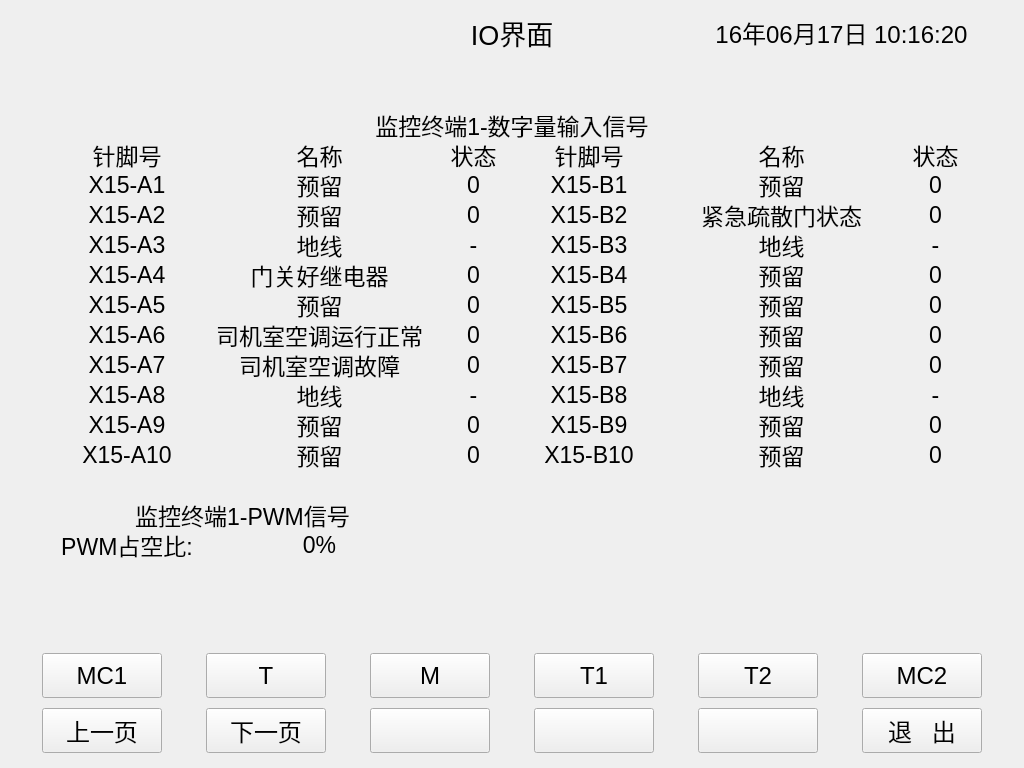
<?xml version="1.0" encoding="UTF-8"?>
<ui version="4.0">
 <class>IOScreen</class>
 <widget class="QDialog" name="IOScreen">
  <property name="geometry">
   <rect>
    <x>0</x>
    <y>0</y>
    <width>1024</width>
    <height>768</height>
   </rect>
  </property>
  <property name="windowTitle">
   <string>Dialog</string>
  </property>
  <widget class="QLabel" name="title_3">
   <property name="geometry">
    <rect>
     <x>669</x>
     <y>10</y>
     <width>345</width>
     <height>45</height>
    </rect>
   </property>
   <property name="sizePolicy">
    <sizepolicy hsizetype="Expanding" vsizetype="Expanding">
     <horstretch>0</horstretch>
     <verstretch>0</verstretch>
    </sizepolicy>
   </property>
   <property name="font">
    <font>
     <pointsize>18</pointsize>
    </font>
   </property>
   <property name="text">
    <string>16年06月17日 10:16:20</string>
   </property>
   <property name="alignment">
    <set>Qt::AlignCenter</set>
   </property>
  </widget>
  <widget class="QLabel" name="title_2">
   <property name="geometry">
    <rect>
     <x>355</x>
     <y>10</y>
     <width>314</width>
     <height>45</height>
    </rect>
   </property>
   <property name="sizePolicy">
    <sizepolicy hsizetype="Expanding" vsizetype="Expanding">
     <horstretch>0</horstretch>
     <verstretch>0</verstretch>
    </sizepolicy>
   </property>
   <property name="font">
    <font>
     <pointsize>20</pointsize>
    </font>
   </property>
   <property name="text">
    <string>IO界面</string>
   </property>
   <property name="alignment">
    <set>Qt::AlignCenter</set>
   </property>
  </widget>
  <widget class="QLabel" name="title">
   <property name="geometry">
    <rect>
     <x>10</x>
     <y>10</y>
     <width>345</width>
     <height>45</height>
    </rect>
   </property>
   <property name="sizePolicy">
    <sizepolicy hsizetype="Expanding" vsizetype="Expanding">
     <horstretch>0</horstretch>
     <verstretch>0</verstretch>
    </sizepolicy>
   </property>
   <property name="font">
    <font>
     <pointsize>18</pointsize>
    </font>
   </property>
   <property name="text">
    <string/>
   </property>
  </widget>
  <widget class="QPushButton" name="buttontemp4">
   <property name="geometry">
    <rect>
     <x>698</x>
     <y>708</y>
     <width>120</width>
     <height>45</height>
    </rect>
   </property>
   <property name="font">
    <font>
     <pointsize>18</pointsize>
    </font>
   </property>
   <property name="focusPolicy">
    <enum>Qt::NoFocus</enum>
   </property>
   <property name="text">
    <string/>
   </property>
  </widget>
  <widget class="QPushButton" name="buttontemp3">
   <property name="geometry">
    <rect>
     <x>534</x>
     <y>708</y>
     <width>120</width>
     <height>45</height>
    </rect>
   </property>
   <property name="font">
    <font>
     <pointsize>18</pointsize>
    </font>
   </property>
   <property name="focusPolicy">
    <enum>Qt::NoFocus</enum>
   </property>
   <property name="text">
    <string/>
   </property>
  </widget>
  <widget class="QPushButton" name="buttonprevious">
   <property name="geometry">
    <rect>
     <x>42</x>
     <y>708</y>
     <width>120</width>
     <height>45</height>
    </rect>
   </property>
   <property name="font">
    <font>
     <pointsize>18</pointsize>
    </font>
   </property>
   <property name="focusPolicy">
    <enum>Qt::NoFocus</enum>
   </property>
   <property name="text">
    <string>上一页</string>
   </property>
  </widget>
  <widget class="QPushButton" name="buttontemp2">
   <property name="geometry">
    <rect>
     <x>370</x>
     <y>708</y>
     <width>120</width>
     <height>45</height>
    </rect>
   </property>
   <property name="font">
    <font>
     <pointsize>18</pointsize>
    </font>
   </property>
   <property name="focusPolicy">
    <enum>Qt::NoFocus</enum>
   </property>
   <property name="text">
    <string/>
   </property>
  </widget>
  <widget class="QPushButton" name="buttonnext">
   <property name="geometry">
    <rect>
     <x>206</x>
     <y>708</y>
     <width>120</width>
     <height>45</height>
    </rect>
   </property>
   <property name="font">
    <font>
     <pointsize>18</pointsize>
    </font>
   </property>
   <property name="focusPolicy">
    <enum>Qt::NoFocus</enum>
   </property>
   <property name="text">
    <string>下一页</string>
   </property>
  </widget>
  <widget class="QLabel" name="labelbuttonarea">
   <property name="geometry">
    <rect>
     <x>10</x>
     <y>703</y>
     <width>1004</width>
     <height>55</height>
    </rect>
   </property>
   <property name="text">
    <string/>
   </property>
  </widget>
  <widget class="QPushButton" name="buttonquit">
   <property name="geometry">
    <rect>
     <x>862</x>
     <y>708</y>
     <width>120</width>
     <height>45</height>
    </rect>
   </property>
   <property name="font">
    <font>
     <pointsize>18</pointsize>
    </font>
   </property>
   <property name="focusPolicy">
    <enum>Qt::NoFocus</enum>
   </property>
   <property name="text">
    <string>退   出</string>
   </property>
  </widget>
  <widget class="QPushButton" name="buttonMC2">
   <property name="geometry">
    <rect>
     <x>862</x>
     <y>653</y>
     <width>120</width>
     <height>45</height>
    </rect>
   </property>
   <property name="font">
    <font>
     <pointsize>18</pointsize>
    </font>
   </property>
   <property name="focusPolicy">
    <enum>Qt::NoFocus</enum>
   </property>
   <property name="text">
    <string>MC2</string>
   </property>
  </widget>
  <widget class="QPushButton" name="buttonT">
   <property name="geometry">
    <rect>
     <x>206</x>
     <y>653</y>
     <width>120</width>
     <height>45</height>
    </rect>
   </property>
   <property name="font">
    <font>
     <pointsize>18</pointsize>
    </font>
   </property>
   <property name="focusPolicy">
    <enum>Qt::NoFocus</enum>
   </property>
   <property name="text">
    <string>T</string>
   </property>
  </widget>
  <widget class="QPushButton" name="buttonM">
   <property name="geometry">
    <rect>
     <x>370</x>
     <y>653</y>
     <width>120</width>
     <height>45</height>
    </rect>
   </property>
   <property name="font">
    <font>
     <pointsize>18</pointsize>
    </font>
   </property>
   <property name="focusPolicy">
    <enum>Qt::NoFocus</enum>
   </property>
   <property name="text">
    <string>M</string>
   </property>
  </widget>
  <widget class="QPushButton" name="buttonT1">
   <property name="geometry">
    <rect>
     <x>534</x>
     <y>653</y>
     <width>120</width>
     <height>45</height>
    </rect>
   </property>
   <property name="font">
    <font>
     <pointsize>18</pointsize>
    </font>
   </property>
   <property name="focusPolicy">
    <enum>Qt::NoFocus</enum>
   </property>
   <property name="text">
    <string>T1</string>
   </property>
  </widget>
  <widget class="QPushButton" name="buttonT2">
   <property name="geometry">
    <rect>
     <x>698</x>
     <y>653</y>
     <width>120</width>
     <height>45</height>
    </rect>
   </property>
   <property name="font">
    <font>
     <pointsize>18</pointsize>
    </font>
   </property>
   <property name="focusPolicy">
    <enum>Qt::NoFocus</enum>
   </property>
   <property name="text">
    <string>T2</string>
   </property>
  </widget>
  <widget class="QPushButton" name="buttonMC1">
   <property name="geometry">
    <rect>
     <x>42</x>
     <y>653</y>
     <width>120</width>
     <height>45</height>
    </rect>
   </property>
   <property name="font">
    <font>
     <pointsize>18</pointsize>
    </font>
   </property>
   <property name="focusPolicy">
    <enum>Qt::NoFocus</enum>
   </property>
   <property name="text">
    <string>MC1</string>
   </property>
  </widget>
  <widget class="QLabel" name="label_9_5">
   <property name="geometry">
    <rect>
     <x>666</x>
     <y>410</y>
     <width>231</width>
     <height>30</height>
    </rect>
   </property>
   <property name="font">
    <font>
     <pointsize>17</pointsize>
    </font>
   </property>
   <property name="text">
    <string>预留</string>
   </property>
   <property name="alignment">
    <set>Qt::AlignCenter</set>
   </property>
  </widget>
  <widget class="MyLabel" name="label_7_6">
   <property name="geometry">
    <rect>
     <x>897</x>
     <y>350</y>
     <width>77</width>
     <height>30</height>
    </rect>
   </property>
   <property name="font">
    <font>
     <pointsize>17</pointsize>
    </font>
   </property>
   <property name="text">
    <string>0</string>
   </property>
   <property name="alignment">
    <set>Qt::AlignCenter</set>
   </property>
  </widget>
  <widget class="QLabel" name="label_0_6">
   <property name="geometry">
    <rect>
     <x>897</x>
     <y>140</y>
     <width>77</width>
     <height>30</height>
    </rect>
   </property>
   <property name="font">
    <font>
     <pointsize>17</pointsize>
    </font>
   </property>
   <property name="text">
    <string>状态</string>
   </property>
   <property name="alignment">
    <set>Qt::AlignCenter</set>
   </property>
  </widget>
  <widget class="QLabel" name="label_0_2">
   <property name="geometry">
    <rect>
     <x>204</x>
     <y>140</y>
     <width>231</width>
     <height>30</height>
    </rect>
   </property>
   <property name="font">
    <font>
     <pointsize>17</pointsize>
    </font>
   </property>
   <property name="text">
    <string>名称</string>
   </property>
   <property name="alignment">
    <set>Qt::AlignCenter</set>
   </property>
  </widget>
  <widget class="MyLabel" name="label_1_3">
   <property name="geometry">
    <rect>
     <x>435</x>
     <y>170</y>
     <width>77</width>
     <height>30</height>
    </rect>
   </property>
   <property name="font">
    <font>
     <pointsize>17</pointsize>
    </font>
   </property>
   <property name="text">
    <string>0</string>
   </property>
   <property name="alignment">
    <set>Qt::AlignCenter</set>
   </property>
  </widget>
  <widget class="MyLabel" name="label_4_6">
   <property name="geometry">
    <rect>
     <x>897</x>
     <y>260</y>
     <width>77</width>
     <height>30</height>
    </rect>
   </property>
   <property name="font">
    <font>
     <pointsize>17</pointsize>
    </font>
   </property>
   <property name="text">
    <string>0</string>
   </property>
   <property name="alignment">
    <set>Qt::AlignCenter</set>
   </property>
  </widget>
  <widget class="QLabel" name="label_6_2">
   <property name="geometry">
    <rect>
     <x>204</x>
     <y>320</y>
     <width>231</width>
     <height>30</height>
    </rect>
   </property>
   <property name="font">
    <font>
     <pointsize>17</pointsize>
    </font>
   </property>
   <property name="text">
    <string>司机室空调运行正常</string>
   </property>
   <property name="alignment">
    <set>Qt::AlignCenter</set>
   </property>
  </widget>
  <widget class="MyLabel" name="label_9_6">
   <property name="geometry">
    <rect>
     <x>897</x>
     <y>410</y>
     <width>77</width>
     <height>30</height>
    </rect>
   </property>
   <property name="font">
    <font>
     <pointsize>17</pointsize>
    </font>
   </property>
   <property name="text">
    <string>0</string>
   </property>
   <property name="alignment">
    <set>Qt::AlignCenter</set>
   </property>
  </widget>
  <widget class="MyLabel" name="label_2_6">
   <property name="geometry">
    <rect>
     <x>897</x>
     <y>200</y>
     <width>77</width>
     <height>30</height>
    </rect>
   </property>
   <property name="font">
    <font>
     <pointsize>17</pointsize>
    </font>
   </property>
   <property name="text">
    <string>0</string>
   </property>
   <property name="alignment">
    <set>Qt::AlignCenter</set>
   </property>
  </widget>
  <widget class="QLabel" name="label_10_4">
   <property name="geometry">
    <rect>
     <x>512</x>
     <y>440</y>
     <width>154</width>
     <height>30</height>
    </rect>
   </property>
   <property name="font">
    <font>
     <pointsize>17</pointsize>
    </font>
   </property>
   <property name="text">
    <string>X15-B10</string>
   </property>
   <property name="alignment">
    <set>Qt::AlignCenter</set>
   </property>
  </widget>
  <widget class="MyLabel" name="label_8_6">
   <property name="geometry">
    <rect>
     <x>897</x>
     <y>380</y>
     <width>77</width>
     <height>30</height>
    </rect>
   </property>
   <property name="font">
    <font>
     <pointsize>17</pointsize>
    </font>
   </property>
   <property name="text">
    <string>-</string>
   </property>
   <property name="alignment">
    <set>Qt::AlignCenter</set>
   </property>
  </widget>
  <widget class="QLabel" name="label_0_5">
   <property name="geometry">
    <rect>
     <x>666</x>
     <y>140</y>
     <width>231</width>
     <height>30</height>
    </rect>
   </property>
   <property name="font">
    <font>
     <pointsize>17</pointsize>
    </font>
   </property>
   <property name="text">
    <string>名称</string>
   </property>
   <property name="alignment">
    <set>Qt::AlignCenter</set>
   </property>
  </widget>
  <widget class="MyLabel" name="label_10_6">
   <property name="geometry">
    <rect>
     <x>897</x>
     <y>440</y>
     <width>77</width>
     <height>30</height>
    </rect>
   </property>
   <property name="font">
    <font>
     <pointsize>17</pointsize>
    </font>
   </property>
   <property name="text">
    <string>0</string>
   </property>
   <property name="alignment">
    <set>Qt::AlignCenter</set>
   </property>
  </widget>
  <widget class="QLabel" name="label_9_2">
   <property name="geometry">
    <rect>
     <x>204</x>
     <y>410</y>
     <width>231</width>
     <height>30</height>
    </rect>
   </property>
   <property name="font">
    <font>
     <pointsize>17</pointsize>
    </font>
   </property>
   <property name="text">
    <string>预留</string>
   </property>
   <property name="alignment">
    <set>Qt::AlignCenter</set>
   </property>
  </widget>
  <widget class="QLabel" name="label_6_4">
   <property name="geometry">
    <rect>
     <x>512</x>
     <y>320</y>
     <width>154</width>
     <height>30</height>
    </rect>
   </property>
   <property name="font">
    <font>
     <pointsize>17</pointsize>
    </font>
   </property>
   <property name="text">
    <string>X15-B6</string>
   </property>
   <property name="alignment">
    <set>Qt::AlignCenter</set>
   </property>
  </widget>
  <widget class="MyLabel" name="label_3_6">
   <property name="geometry">
    <rect>
     <x>897</x>
     <y>230</y>
     <width>77</width>
     <height>30</height>
    </rect>
   </property>
   <property name="font">
    <font>
     <pointsize>17</pointsize>
    </font>
   </property>
   <property name="text">
    <string>-</string>
   </property>
   <property name="alignment">
    <set>Qt::AlignCenter</set>
   </property>
  </widget>
  <widget class="QLabel" name="label_6_5">
   <property name="geometry">
    <rect>
     <x>666</x>
     <y>320</y>
     <width>231</width>
     <height>30</height>
    </rect>
   </property>
   <property name="font">
    <font>
     <pointsize>17</pointsize>
    </font>
   </property>
   <property name="text">
    <string>预留</string>
   </property>
   <property name="alignment">
    <set>Qt::AlignCenter</set>
   </property>
  </widget>
  <widget class="QLabel" name="label_0_3">
   <property name="geometry">
    <rect>
     <x>435</x>
     <y>140</y>
     <width>77</width>
     <height>30</height>
    </rect>
   </property>
   <property name="font">
    <font>
     <pointsize>17</pointsize>
    </font>
   </property>
   <property name="text">
    <string>状态</string>
   </property>
   <property name="alignment">
    <set>Qt::AlignCenter</set>
   </property>
  </widget>
  <widget class="QLabel" name="label_2_2">
   <property name="geometry">
    <rect>
     <x>204</x>
     <y>200</y>
     <width>231</width>
     <height>30</height>
    </rect>
   </property>
   <property name="font">
    <font>
     <pointsize>17</pointsize>
    </font>
   </property>
   <property name="text">
    <string>预留</string>
   </property>
   <property name="alignment">
    <set>Qt::AlignCenter</set>
   </property>
  </widget>
  <widget class="QLabel" name="label_8_4">
   <property name="geometry">
    <rect>
     <x>512</x>
     <y>380</y>
     <width>154</width>
     <height>30</height>
    </rect>
   </property>
   <property name="font">
    <font>
     <pointsize>17</pointsize>
    </font>
   </property>
   <property name="text">
    <string>X15-B8</string>
   </property>
   <property name="alignment">
    <set>Qt::AlignCenter</set>
   </property>
  </widget>
  <widget class="MyLabel" name="label_6_6">
   <property name="geometry">
    <rect>
     <x>897</x>
     <y>320</y>
     <width>77</width>
     <height>30</height>
    </rect>
   </property>
   <property name="font">
    <font>
     <pointsize>17</pointsize>
    </font>
   </property>
   <property name="text">
    <string>0</string>
   </property>
   <property name="alignment">
    <set>Qt::AlignCenter</set>
   </property>
  </widget>
  <widget class="MyLabel" name="label_1_6">
   <property name="geometry">
    <rect>
     <x>897</x>
     <y>170</y>
     <width>77</width>
     <height>30</height>
    </rect>
   </property>
   <property name="font">
    <font>
     <pointsize>17</pointsize>
    </font>
   </property>
   <property name="text">
    <string>0</string>
   </property>
   <property name="alignment">
    <set>Qt::AlignCenter</set>
   </property>
  </widget>
  <widget class="QLabel" name="label_5_2">
   <property name="geometry">
    <rect>
     <x>204</x>
     <y>290</y>
     <width>231</width>
     <height>30</height>
    </rect>
   </property>
   <property name="font">
    <font>
     <pointsize>17</pointsize>
    </font>
   </property>
   <property name="text">
    <string>预留</string>
   </property>
   <property name="alignment">
    <set>Qt::AlignCenter</set>
   </property>
  </widget>
  <widget class="QLabel" name="label_2_1">
   <property name="geometry">
    <rect>
     <x>50</x>
     <y>200</y>
     <width>154</width>
     <height>30</height>
    </rect>
   </property>
   <property name="font">
    <font>
     <pointsize>17</pointsize>
    </font>
   </property>
   <property name="text">
    <string>X15-A2</string>
   </property>
   <property name="alignment">
    <set>Qt::AlignCenter</set>
   </property>
  </widget>
  <widget class="QLabel" name="label_7_2">
   <property name="geometry">
    <rect>
     <x>204</x>
     <y>350</y>
     <width>231</width>
     <height>30</height>
    </rect>
   </property>
   <property name="font">
    <font>
     <pointsize>17</pointsize>
    </font>
   </property>
   <property name="text">
    <string>司机室空调故障</string>
   </property>
   <property name="alignment">
    <set>Qt::AlignCenter</set>
   </property>
  </widget>
  <widget class="QLabel" name="label_8_1">
   <property name="geometry">
    <rect>
     <x>50</x>
     <y>380</y>
     <width>154</width>
     <height>30</height>
    </rect>
   </property>
   <property name="font">
    <font>
     <pointsize>17</pointsize>
    </font>
   </property>
   <property name="text">
    <string>X15-A8</string>
   </property>
   <property name="alignment">
    <set>Qt::AlignCenter</set>
   </property>
  </widget>
  <widget class="QLabel" name="label_9_4">
   <property name="geometry">
    <rect>
     <x>512</x>
     <y>410</y>
     <width>154</width>
     <height>30</height>
    </rect>
   </property>
   <property name="font">
    <font>
     <pointsize>17</pointsize>
    </font>
   </property>
   <property name="text">
    <string>X15-B9</string>
   </property>
   <property name="alignment">
    <set>Qt::AlignCenter</set>
   </property>
  </widget>
  <widget class="MyLabel" name="label_8_3">
   <property name="geometry">
    <rect>
     <x>435</x>
     <y>380</y>
     <width>77</width>
     <height>30</height>
    </rect>
   </property>
   <property name="font">
    <font>
     <pointsize>17</pointsize>
    </font>
   </property>
   <property name="text">
    <string>-</string>
   </property>
   <property name="alignment">
    <set>Qt::AlignCenter</set>
   </property>
  </widget>
  <widget class="MyLabel" name="label_5_6">
   <property name="geometry">
    <rect>
     <x>897</x>
     <y>290</y>
     <width>77</width>
     <height>30</height>
    </rect>
   </property>
   <property name="font">
    <font>
     <pointsize>17</pointsize>
    </font>
   </property>
   <property name="text">
    <string>0</string>
   </property>
   <property name="alignment">
    <set>Qt::AlignCenter</set>
   </property>
  </widget>
  <widget class="MyLabel" name="label_9_3">
   <property name="geometry">
    <rect>
     <x>435</x>
     <y>410</y>
     <width>77</width>
     <height>30</height>
    </rect>
   </property>
   <property name="font">
    <font>
     <pointsize>17</pointsize>
    </font>
   </property>
   <property name="text">
    <string>0</string>
   </property>
   <property name="alignment">
    <set>Qt::AlignCenter</set>
   </property>
  </widget>
  <widget class="QLabel" name="label_4_2">
   <property name="geometry">
    <rect>
     <x>204</x>
     <y>260</y>
     <width>231</width>
     <height>30</height>
    </rect>
   </property>
   <property name="font">
    <font>
     <pointsize>17</pointsize>
    </font>
   </property>
   <property name="text">
    <string>门关好继电器</string>
   </property>
   <property name="alignment">
    <set>Qt::AlignCenter</set>
   </property>
  </widget>
  <widget class="QLabel" name="label_10_5">
   <property name="geometry">
    <rect>
     <x>666</x>
     <y>440</y>
     <width>231</width>
     <height>30</height>
    </rect>
   </property>
   <property name="font">
    <font>
     <pointsize>17</pointsize>
    </font>
   </property>
   <property name="text">
    <string>预留</string>
   </property>
   <property name="alignment">
    <set>Qt::AlignCenter</set>
   </property>
  </widget>
  <widget class="QLabel" name="label_3_1">
   <property name="geometry">
    <rect>
     <x>50</x>
     <y>230</y>
     <width>154</width>
     <height>30</height>
    </rect>
   </property>
   <property name="font">
    <font>
     <pointsize>17</pointsize>
    </font>
   </property>
   <property name="text">
    <string>X15-A3</string>
   </property>
   <property name="alignment">
    <set>Qt::AlignCenter</set>
   </property>
  </widget>
  <widget class="QLabel" name="label_0_1">
   <property name="geometry">
    <rect>
     <x>50</x>
     <y>140</y>
     <width>154</width>
     <height>30</height>
    </rect>
   </property>
   <property name="font">
    <font>
     <pointsize>17</pointsize>
    </font>
   </property>
   <property name="text">
    <string>针脚号</string>
   </property>
   <property name="alignment">
    <set>Qt::AlignCenter</set>
   </property>
  </widget>
  <widget class="QLabel" name="label_2_4">
   <property name="geometry">
    <rect>
     <x>512</x>
     <y>200</y>
     <width>154</width>
     <height>30</height>
    </rect>
   </property>
   <property name="font">
    <font>
     <pointsize>17</pointsize>
    </font>
   </property>
   <property name="text">
    <string>X15-B2</string>
   </property>
   <property name="alignment">
    <set>Qt::AlignCenter</set>
   </property>
  </widget>
  <widget class="QLabel" name="label_4_1">
   <property name="geometry">
    <rect>
     <x>50</x>
     <y>260</y>
     <width>154</width>
     <height>30</height>
    </rect>
   </property>
   <property name="font">
    <font>
     <pointsize>17</pointsize>
    </font>
   </property>
   <property name="text">
    <string>X15-A4</string>
   </property>
   <property name="alignment">
    <set>Qt::AlignCenter</set>
   </property>
  </widget>
  <widget class="QLabel" name="label_5_4">
   <property name="geometry">
    <rect>
     <x>512</x>
     <y>290</y>
     <width>154</width>
     <height>30</height>
    </rect>
   </property>
   <property name="font">
    <font>
     <pointsize>17</pointsize>
    </font>
   </property>
   <property name="text">
    <string>X15-B5</string>
   </property>
   <property name="alignment">
    <set>Qt::AlignCenter</set>
   </property>
  </widget>
  <widget class="QLabel" name="label_1_4">
   <property name="geometry">
    <rect>
     <x>512</x>
     <y>170</y>
     <width>154</width>
     <height>30</height>
    </rect>
   </property>
   <property name="font">
    <font>
     <pointsize>17</pointsize>
    </font>
   </property>
   <property name="text">
    <string>X15-B1</string>
   </property>
   <property name="alignment">
    <set>Qt::AlignCenter</set>
   </property>
  </widget>
  <widget class="QLabel" name="label_0_4">
   <property name="geometry">
    <rect>
     <x>512</x>
     <y>140</y>
     <width>154</width>
     <height>30</height>
    </rect>
   </property>
   <property name="font">
    <font>
     <pointsize>17</pointsize>
    </font>
   </property>
   <property name="text">
    <string>针脚号</string>
   </property>
   <property name="alignment">
    <set>Qt::AlignCenter</set>
   </property>
  </widget>
  <widget class="QLabel" name="label_1_2">
   <property name="geometry">
    <rect>
     <x>204</x>
     <y>170</y>
     <width>231</width>
     <height>30</height>
    </rect>
   </property>
   <property name="font">
    <font>
     <pointsize>17</pointsize>
    </font>
   </property>
   <property name="text">
    <string>预留</string>
   </property>
   <property name="alignment">
    <set>Qt::AlignCenter</set>
   </property>
  </widget>
  <widget class="MyLabel" name="label_6_3">
   <property name="geometry">
    <rect>
     <x>435</x>
     <y>320</y>
     <width>77</width>
     <height>30</height>
    </rect>
   </property>
   <property name="font">
    <font>
     <pointsize>17</pointsize>
    </font>
   </property>
   <property name="text">
    <string>0</string>
   </property>
   <property name="alignment">
    <set>Qt::AlignCenter</set>
   </property>
  </widget>
  <widget class="QLabel" name="label_PWM_1">
   <property name="geometry">
    <rect>
     <x>50</x>
     <y>530</y>
     <width>154</width>
     <height>30</height>
    </rect>
   </property>
   <property name="font">
    <font>
     <pointsize>17</pointsize>
    </font>
   </property>
   <property name="text">
    <string>PWM占空比:</string>
   </property>
   <property name="alignment">
    <set>Qt::AlignCenter</set>
   </property>
  </widget>
  <widget class="QLabel" name="label_4_5">
   <property name="geometry">
    <rect>
     <x>666</x>
     <y>260</y>
     <width>231</width>
     <height>30</height>
    </rect>
   </property>
   <property name="font">
    <font>
     <pointsize>17</pointsize>
    </font>
   </property>
   <property name="text">
    <string>预留</string>
   </property>
   <property name="alignment">
    <set>Qt::AlignCenter</set>
   </property>
  </widget>
  <widget class="QLabel" name="label_7_5">
   <property name="geometry">
    <rect>
     <x>666</x>
     <y>350</y>
     <width>231</width>
     <height>30</height>
    </rect>
   </property>
   <property name="font">
    <font>
     <pointsize>17</pointsize>
    </font>
   </property>
   <property name="text">
    <string>预留</string>
   </property>
   <property name="alignment">
    <set>Qt::AlignCenter</set>
   </property>
  </widget>
  <widget class="QLabel" name="label_3_2">
   <property name="geometry">
    <rect>
     <x>204</x>
     <y>230</y>
     <width>231</width>
     <height>30</height>
    </rect>
   </property>
   <property name="font">
    <font>
     <pointsize>17</pointsize>
    </font>
   </property>
   <property name="text">
    <string>地线</string>
   </property>
   <property name="alignment">
    <set>Qt::AlignCenter</set>
   </property>
  </widget>
  <widget class="MyLabel" name="label_4_3">
   <property name="geometry">
    <rect>
     <x>435</x>
     <y>260</y>
     <width>77</width>
     <height>30</height>
    </rect>
   </property>
   <property name="font">
    <font>
     <pointsize>17</pointsize>
    </font>
   </property>
   <property name="text">
    <string>0</string>
   </property>
   <property name="alignment">
    <set>Qt::AlignCenter</set>
   </property>
  </widget>
  <widget class="MyLabel" name="label_2_3">
   <property name="geometry">
    <rect>
     <x>435</x>
     <y>200</y>
     <width>77</width>
     <height>30</height>
    </rect>
   </property>
   <property name="font">
    <font>
     <pointsize>17</pointsize>
    </font>
   </property>
   <property name="text">
    <string>0</string>
   </property>
   <property name="alignment">
    <set>Qt::AlignCenter</set>
   </property>
  </widget>
  <widget class="QLabel" name="label_8_5">
   <property name="geometry">
    <rect>
     <x>666</x>
     <y>380</y>
     <width>231</width>
     <height>30</height>
    </rect>
   </property>
   <property name="font">
    <font>
     <pointsize>17</pointsize>
    </font>
   </property>
   <property name="text">
    <string>地线</string>
   </property>
   <property name="alignment">
    <set>Qt::AlignCenter</set>
   </property>
  </widget>
  <widget class="QLabel" name="label_3_4">
   <property name="geometry">
    <rect>
     <x>512</x>
     <y>230</y>
     <width>154</width>
     <height>30</height>
    </rect>
   </property>
   <property name="font">
    <font>
     <pointsize>17</pointsize>
    </font>
   </property>
   <property name="text">
    <string>X15-B3</string>
   </property>
   <property name="alignment">
    <set>Qt::AlignCenter</set>
   </property>
  </widget>
  <widget class="QLabel" name="label_0_0">
   <property name="geometry">
    <rect>
     <x>50</x>
     <y>110</y>
     <width>924</width>
     <height>30</height>
    </rect>
   </property>
   <property name="font">
    <font>
     <pointsize>17</pointsize>
    </font>
   </property>
   <property name="text">
    <string>监控终端1-数字量输入信号</string>
   </property>
   <property name="alignment">
    <set>Qt::AlignCenter</set>
   </property>
  </widget>
  <widget class="MyLabel" name="label_10_3">
   <property name="geometry">
    <rect>
     <x>435</x>
     <y>440</y>
     <width>77</width>
     <height>30</height>
    </rect>
   </property>
   <property name="font">
    <font>
     <pointsize>17</pointsize>
    </font>
   </property>
   <property name="text">
    <string>0</string>
   </property>
   <property name="alignment">
    <set>Qt::AlignCenter</set>
   </property>
  </widget>
  <widget class="QLabel" name="label_7_1">
   <property name="geometry">
    <rect>
     <x>50</x>
     <y>350</y>
     <width>154</width>
     <height>30</height>
    </rect>
   </property>
   <property name="font">
    <font>
     <pointsize>17</pointsize>
    </font>
   </property>
   <property name="text">
    <string>X15-A7</string>
   </property>
   <property name="alignment">
    <set>Qt::AlignCenter</set>
   </property>
  </widget>
  <widget class="MyLabel" name="label_5_3">
   <property name="geometry">
    <rect>
     <x>435</x>
     <y>290</y>
     <width>77</width>
     <height>30</height>
    </rect>
   </property>
   <property name="font">
    <font>
     <pointsize>17</pointsize>
    </font>
   </property>
   <property name="text">
    <string>0</string>
   </property>
   <property name="alignment">
    <set>Qt::AlignCenter</set>
   </property>
  </widget>
  <widget class="QLabel" name="label_5_5">
   <property name="geometry">
    <rect>
     <x>666</x>
     <y>290</y>
     <width>231</width>
     <height>30</height>
    </rect>
   </property>
   <property name="font">
    <font>
     <pointsize>17</pointsize>
    </font>
   </property>
   <property name="text">
    <string>预留</string>
   </property>
   <property name="alignment">
    <set>Qt::AlignCenter</set>
   </property>
  </widget>
  <widget class="QLabel" name="label_2_5">
   <property name="geometry">
    <rect>
     <x>666</x>
     <y>200</y>
     <width>231</width>
     <height>30</height>
    </rect>
   </property>
   <property name="font">
    <font>
     <pointsize>17</pointsize>
    </font>
   </property>
   <property name="text">
    <string>紧急疏散门状态</string>
   </property>
   <property name="alignment">
    <set>Qt::AlignCenter</set>
   </property>
  </widget>
  <widget class="QLabel" name="label_10_1">
   <property name="geometry">
    <rect>
     <x>50</x>
     <y>440</y>
     <width>154</width>
     <height>30</height>
    </rect>
   </property>
   <property name="font">
    <font>
     <pointsize>17</pointsize>
    </font>
   </property>
   <property name="text">
    <string>X15-A10</string>
   </property>
   <property name="alignment">
    <set>Qt::AlignCenter</set>
   </property>
  </widget>
  <widget class="QLabel" name="label_PWM_2">
   <property name="geometry">
    <rect>
     <x>204</x>
     <y>530</y>
     <width>231</width>
     <height>30</height>
    </rect>
   </property>
   <property name="font">
    <font>
     <pointsize>17</pointsize>
    </font>
   </property>
   <property name="text">
    <string>0%</string>
   </property>
   <property name="alignment">
    <set>Qt::AlignCenter</set>
   </property>
  </widget>
  <widget class="QLabel" name="label_1_5">
   <property name="geometry">
    <rect>
     <x>666</x>
     <y>170</y>
     <width>231</width>
     <height>30</height>
    </rect>
   </property>
   <property name="font">
    <font>
     <pointsize>17</pointsize>
    </font>
   </property>
   <property name="text">
    <string>预留</string>
   </property>
   <property name="alignment">
    <set>Qt::AlignCenter</set>
   </property>
  </widget>
  <widget class="QLabel" name="label_6_1">
   <property name="geometry">
    <rect>
     <x>50</x>
     <y>320</y>
     <width>154</width>
     <height>30</height>
    </rect>
   </property>
   <property name="font">
    <font>
     <pointsize>17</pointsize>
    </font>
   </property>
   <property name="text">
    <string>X15-A6</string>
   </property>
   <property name="alignment">
    <set>Qt::AlignCenter</set>
   </property>
  </widget>
  <widget class="MyLabel" name="label_7_3">
   <property name="geometry">
    <rect>
     <x>435</x>
     <y>350</y>
     <width>77</width>
     <height>30</height>
    </rect>
   </property>
   <property name="font">
    <font>
     <pointsize>17</pointsize>
    </font>
   </property>
   <property name="text">
    <string>0</string>
   </property>
   <property name="alignment">
    <set>Qt::AlignCenter</set>
   </property>
  </widget>
  <widget class="QLabel" name="label_10_2">
   <property name="geometry">
    <rect>
     <x>204</x>
     <y>440</y>
     <width>231</width>
     <height>30</height>
    </rect>
   </property>
   <property name="font">
    <font>
     <pointsize>17</pointsize>
    </font>
   </property>
   <property name="text">
    <string>预留</string>
   </property>
   <property name="alignment">
    <set>Qt::AlignCenter</set>
   </property>
  </widget>
  <widget class="QLabel" name="label_7_4">
   <property name="geometry">
    <rect>
     <x>512</x>
     <y>350</y>
     <width>154</width>
     <height>30</height>
    </rect>
   </property>
   <property name="font">
    <font>
     <pointsize>17</pointsize>
    </font>
   </property>
   <property name="text">
    <string>X15-B7</string>
   </property>
   <property name="alignment">
    <set>Qt::AlignCenter</set>
   </property>
  </widget>
  <widget class="MyLabel" name="label_3_3">
   <property name="geometry">
    <rect>
     <x>435</x>
     <y>230</y>
     <width>77</width>
     <height>30</height>
    </rect>
   </property>
   <property name="font">
    <font>
     <pointsize>17</pointsize>
    </font>
   </property>
   <property name="text">
    <string>-</string>
   </property>
   <property name="alignment">
    <set>Qt::AlignCenter</set>
   </property>
  </widget>
  <widget class="QLabel" name="label_1_1">
   <property name="geometry">
    <rect>
     <x>50</x>
     <y>170</y>
     <width>154</width>
     <height>30</height>
    </rect>
   </property>
   <property name="font">
    <font>
     <pointsize>17</pointsize>
    </font>
   </property>
   <property name="text">
    <string>X15-A1</string>
   </property>
   <property name="alignment">
    <set>Qt::AlignCenter</set>
   </property>
  </widget>
  <widget class="QLabel" name="label_8_2">
   <property name="geometry">
    <rect>
     <x>204</x>
     <y>380</y>
     <width>231</width>
     <height>30</height>
    </rect>
   </property>
   <property name="font">
    <font>
     <pointsize>17</pointsize>
    </font>
   </property>
   <property name="text">
    <string>地线</string>
   </property>
   <property name="alignment">
    <set>Qt::AlignCenter</set>
   </property>
  </widget>
  <widget class="QLabel" name="label_5_1">
   <property name="geometry">
    <rect>
     <x>50</x>
     <y>290</y>
     <width>154</width>
     <height>30</height>
    </rect>
   </property>
   <property name="font">
    <font>
     <pointsize>17</pointsize>
    </font>
   </property>
   <property name="text">
    <string>X15-A5</string>
   </property>
   <property name="alignment">
    <set>Qt::AlignCenter</set>
   </property>
  </widget>
  <widget class="QLabel" name="label_3_5">
   <property name="geometry">
    <rect>
     <x>666</x>
     <y>230</y>
     <width>231</width>
     <height>30</height>
    </rect>
   </property>
   <property name="font">
    <font>
     <pointsize>17</pointsize>
    </font>
   </property>
   <property name="text">
    <string>地线</string>
   </property>
   <property name="alignment">
    <set>Qt::AlignCenter</set>
   </property>
  </widget>
  <widget class="QLabel" name="label_4_4">
   <property name="geometry">
    <rect>
     <x>512</x>
     <y>260</y>
     <width>154</width>
     <height>30</height>
    </rect>
   </property>
   <property name="font">
    <font>
     <pointsize>17</pointsize>
    </font>
   </property>
   <property name="text">
    <string>X15-B4</string>
   </property>
   <property name="alignment">
    <set>Qt::AlignCenter</set>
   </property>
  </widget>
  <widget class="QLabel" name="label_PWM_0">
   <property name="geometry">
    <rect>
     <x>50</x>
     <y>500</y>
     <width>385</width>
     <height>30</height>
    </rect>
   </property>
   <property name="font">
    <font>
     <pointsize>17</pointsize>
    </font>
   </property>
   <property name="text">
    <string>监控终端1-PWM信号</string>
   </property>
   <property name="alignment">
    <set>Qt::AlignCenter</set>
   </property>
  </widget>
  <widget class="QLabel" name="label_9_1">
   <property name="geometry">
    <rect>
     <x>50</x>
     <y>410</y>
     <width>154</width>
     <height>30</height>
    </rect>
   </property>
   <property name="font">
    <font>
     <pointsize>17</pointsize>
    </font>
   </property>
   <property name="text">
    <string>X15-A9</string>
   </property>
   <property name="alignment">
    <set>Qt::AlignCenter</set>
   </property>
  </widget>
  <zorder>labelbuttonarea</zorder>
  <zorder>title_3</zorder>
  <zorder>title_2</zorder>
  <zorder>title</zorder>
  <zorder>buttontemp4</zorder>
  <zorder>buttontemp3</zorder>
  <zorder>buttonprevious</zorder>
  <zorder>buttontemp2</zorder>
  <zorder>buttonnext</zorder>
  <zorder>buttonquit</zorder>
  <zorder>buttonMC2</zorder>
  <zorder>buttonT</zorder>
  <zorder>buttonM</zorder>
  <zorder>buttonT1</zorder>
  <zorder>buttonT2</zorder>
  <zorder>buttonMC1</zorder>
  <zorder>label_9_5</zorder>
  <zorder>label_7_6</zorder>
  <zorder>label_0_6</zorder>
  <zorder>label_0_2</zorder>
  <zorder>label_1_3</zorder>
  <zorder>label_4_6</zorder>
  <zorder>label_6_2</zorder>
  <zorder>label_9_6</zorder>
  <zorder>label_2_6</zorder>
  <zorder>label_10_4</zorder>
  <zorder>label_8_6</zorder>
  <zorder>label_0_5</zorder>
  <zorder>label_10_6</zorder>
  <zorder>label_9_2</zorder>
  <zorder>label_6_4</zorder>
  <zorder>label_3_6</zorder>
  <zorder>label_6_5</zorder>
  <zorder>label_0_3</zorder>
  <zorder>label_2_2</zorder>
  <zorder>label_8_4</zorder>
  <zorder>label_6_6</zorder>
  <zorder>label_1_6</zorder>
  <zorder>label_5_2</zorder>
  <zorder>label_2_1</zorder>
  <zorder>label_7_2</zorder>
  <zorder>label_8_1</zorder>
  <zorder>label_9_4</zorder>
  <zorder>label_8_3</zorder>
  <zorder>label_5_6</zorder>
  <zorder>label_9_3</zorder>
  <zorder>label_4_2</zorder>
  <zorder>label_10_5</zorder>
  <zorder>label_3_1</zorder>
  <zorder>label_0_1</zorder>
  <zorder>label_2_4</zorder>
  <zorder>label_4_1</zorder>
  <zorder>label_5_4</zorder>
  <zorder>label_1_4</zorder>
  <zorder>label_0_4</zorder>
  <zorder>label_1_2</zorder>
  <zorder>label_6_3</zorder>
  <zorder>label_PWM_1</zorder>
  <zorder>label_4_5</zorder>
  <zorder>label_7_5</zorder>
  <zorder>label_3_2</zorder>
  <zorder>label_4_3</zorder>
  <zorder>label_2_3</zorder>
  <zorder>label_8_5</zorder>
  <zorder>label_3_4</zorder>
  <zorder>label_0_0</zorder>
  <zorder>label_10_3</zorder>
  <zorder>label_7_1</zorder>
  <zorder>label_5_3</zorder>
  <zorder>label_5_5</zorder>
  <zorder>label_2_5</zorder>
  <zorder>label_10_1</zorder>
  <zorder>label_PWM_2</zorder>
  <zorder>label_1_5</zorder>
  <zorder>label_6_1</zorder>
  <zorder>label_7_3</zorder>
  <zorder>label_10_2</zorder>
  <zorder>label_7_4</zorder>
  <zorder>label_3_3</zorder>
  <zorder>label_1_1</zorder>
  <zorder>label_8_2</zorder>
  <zorder>label_5_1</zorder>
  <zorder>label_3_5</zorder>
  <zorder>label_4_4</zorder>
  <zorder>label_PWM_0</zorder>
  <zorder>label_9_1</zorder>
 </widget>
 <customwidgets>
  <customwidget>
   <class>MyLabel</class>
   <extends>QLabel</extends>
   <header>mylabel.h</header>
  </customwidget>
 </customwidgets>
 <resources/>
 <connections/>
</ui>
